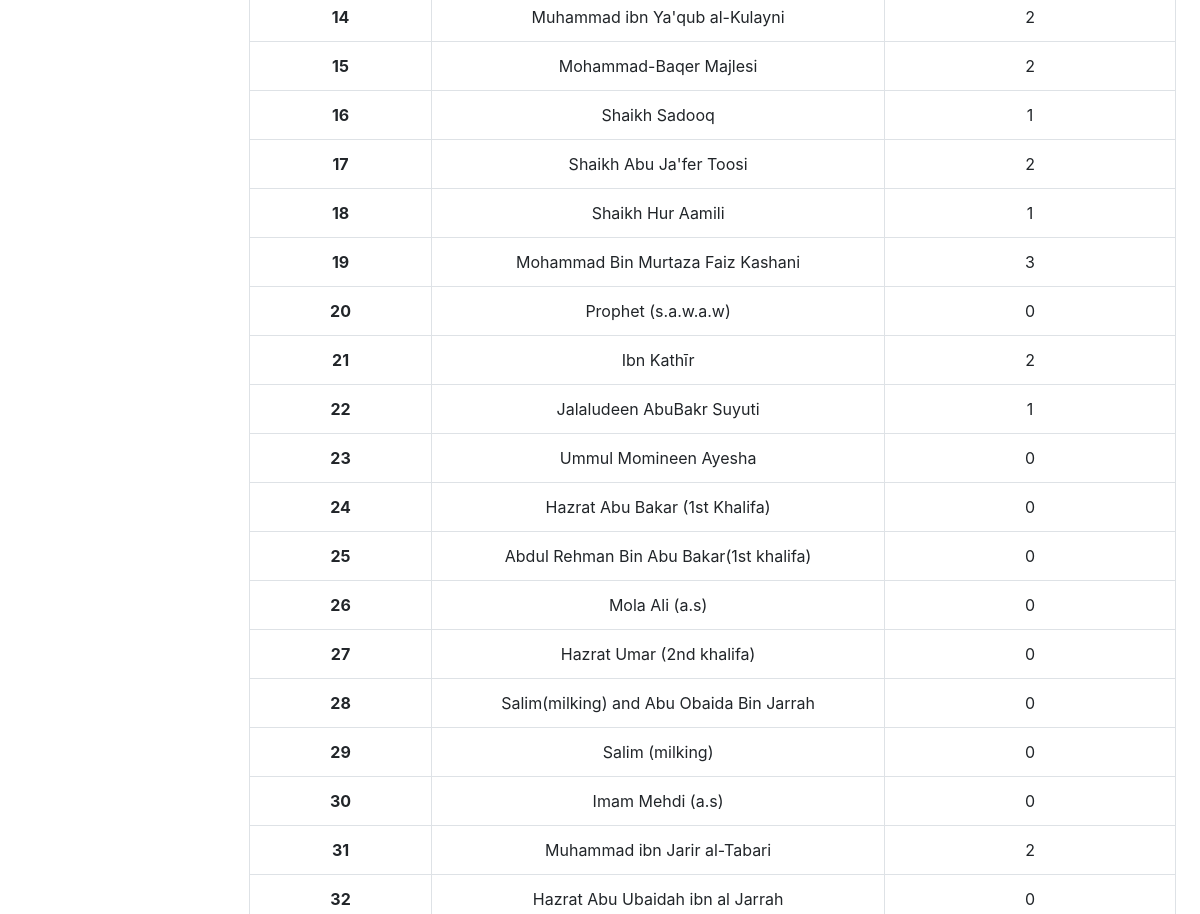
The page /home/personalities/ (middle part) on the database as committed earlier.
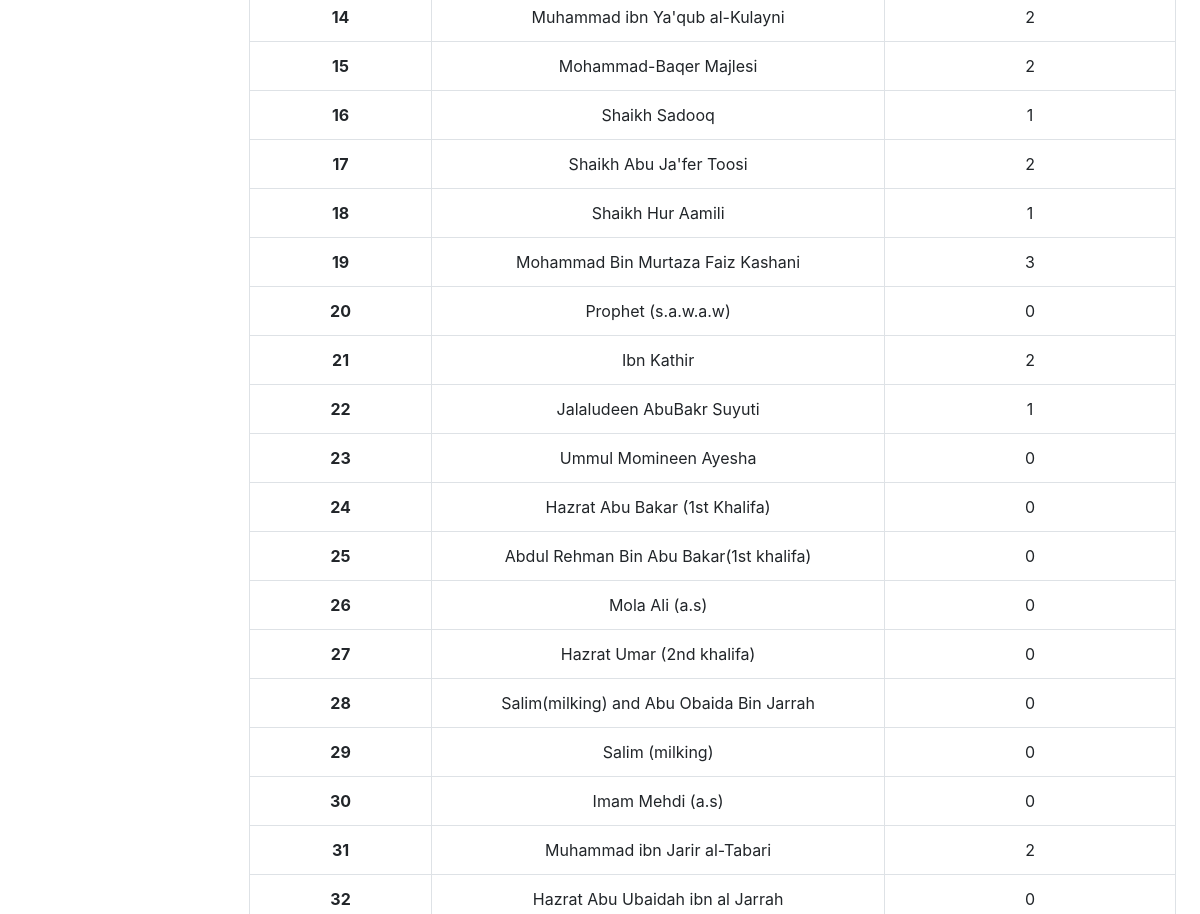
The same page on the database as committed later.
### haq/models.py (models this page shows, shortened)
class Person(models.Model):
    _p_name = models.CharField(max_length = 40)
    _birth_year = models.CharField(max_length=4)
    _death_year = models.CharField(max_length=4)
    def __str__(self):
        return self._p_name

### haq/views.py (the view)
# urls.py: path('personalities/', views.PersonalityView, name="personalities"),
def PersonalityView(request):
    list_Authorized_People = Authorized_Person.objects.all()
    person = Person.objects.all()
    all_books = Book.objects.all()
    dict_person = {}
    total_books = 0
    for p in person:
        counter = 0
        dict_person[p] = counter
        for book in all_books:
            if (p == book.author):
                counter += 1
                dict_person[p] = counter
        total_books += counter
    return render(request, 'haq/personalities.html', {
        "auth_persons": list_Authorized_People,
        'total_books': total_books,
        'dict_person': dict_person,
       })

### haq/templates/haq/personalities.html (shortened to what this page needs)
{% extends 'haq/sample.html' %}
{% block body %}
    <span id = "titlespan">
        <br>
        <div class="move_center">
            <table class="table table-bordered">
                <tbody>
                    {% for key, value in dict_person.items %}
                        <tr>
                            <th scope="row">{{ forloop.counter }}</th>
                            <td>{{ key }}</td>
                            <td>{{ value }}</td>
                        </tr>
                    {% endfor %}
                </tbody>
            </table>
        </div>
    </span>
{% endblock %}

Rows that differ between the two databases and show on the page:
changed Person: _p_name "Ibn Kathīr" → "Ibn Kathir"
